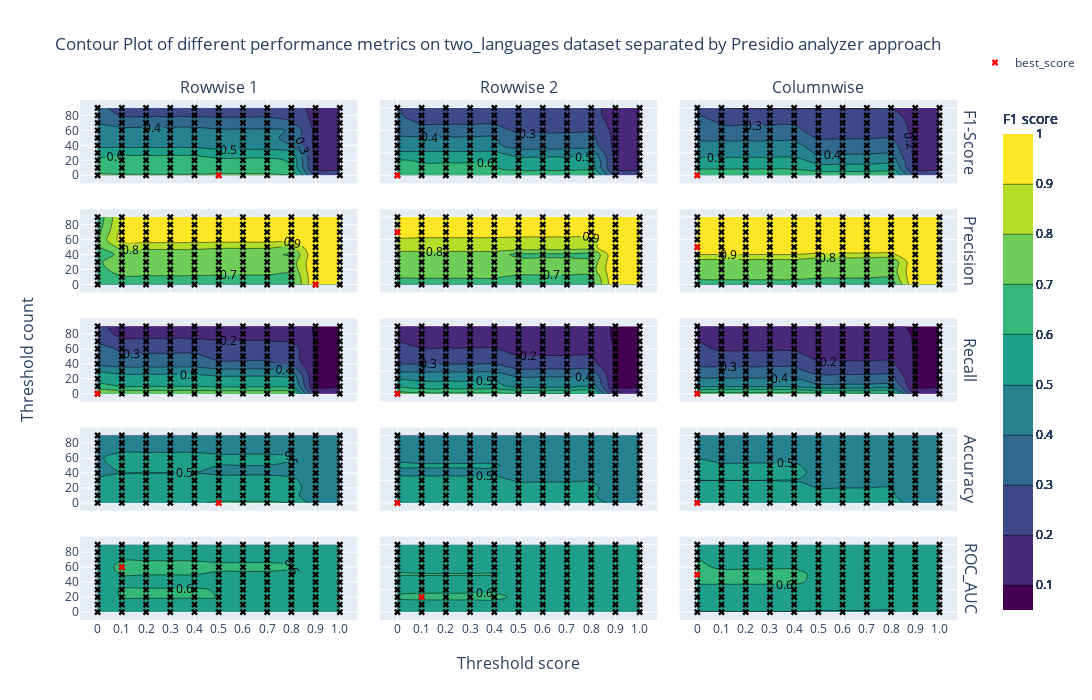
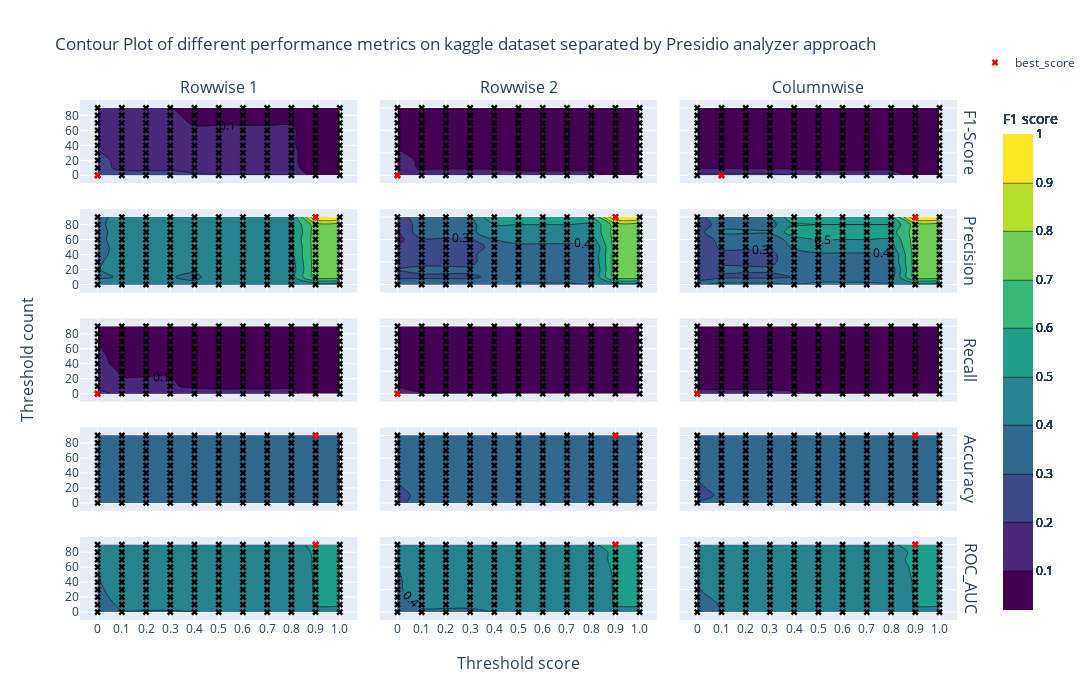
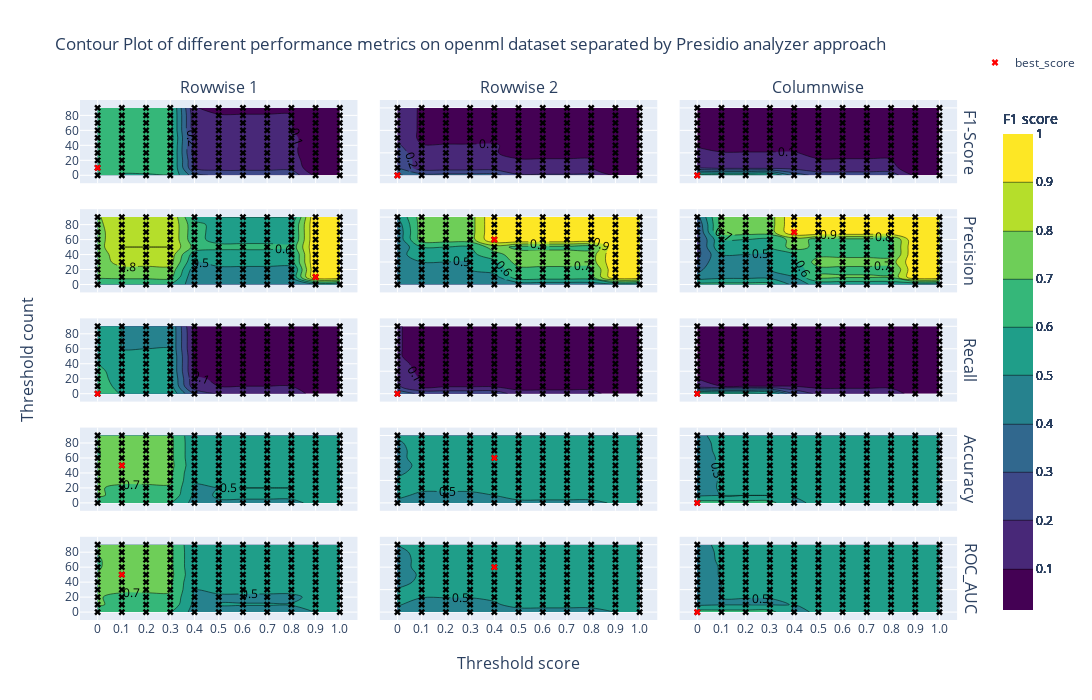
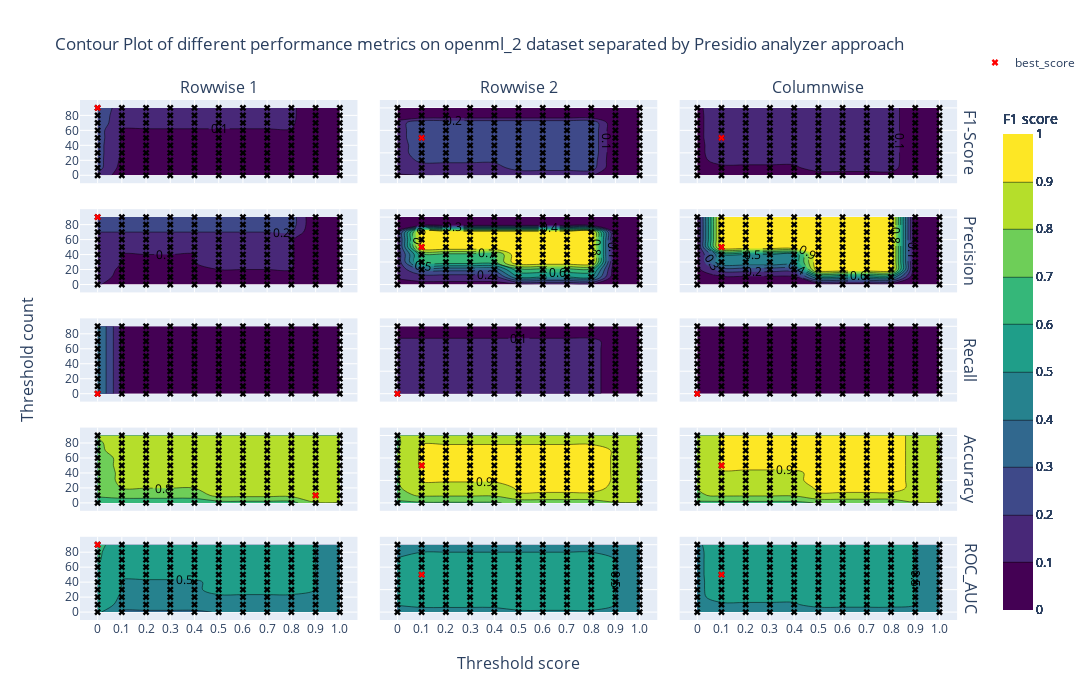

Write notebook code for charts like these, in order.
### Code cell
df_lan = pd.concat([df_rowwise1_lan, df_rowwise2_lan, df_columnwise_lan]).reset_index(drop=True)
df_kaggle = pd.concat([df_rowwise1_kaggle, df_rowwise2_kaggle, df_columnwise_kaggle]).reset_index(drop=True)
df_openml = pd.concat([df_rowwise1_openml, df_rowwise2_openml, df_columnwise_openml]).reset_index(drop=True)
df_openml_2 = pd.concat([df_rowwise1_openml_2, df_rowwise2_openml_2, df_columnwise_openml_2]).reset_index(drop=True)
df_medical = pd.concat([df_rowwise1_medical, df_rowwise2_medical, df_columnwise_medical]).reset_index(drop=True)


for (df, dataset) in zip([df_lan, df_kaggle, df_openml, df_openml_2, df_medical], ["two_languages", "kaggle", "openml", "openml_2", "medical"]):
    z_values = []
    for s in ["f1", "precision", "recall", "accuracy", "roc_auc"]:
        z_values.append(max(df[f'{s}']))
        z_values.append(min(df[f'{s}']))

    zmin = min(z_values)
    zmax = max(z_values)

    fig = make_subplots(
        rows=5, cols=3, row_titles=("F1-Score", "Precision", "Recall", "Accuracy", "ROC_AUC"), column_titles=("Rowwise 1", "Rowwise 2", "Columnwise"),
        shared_xaxes=True, shared_yaxes=True, vertical_spacing=0.05, horizontal_spacing=0.025, x_title="Threshold score", y_title="Threshold count",
        specs=[[{"type": "contour"}, {"type": "contour"}, {"type": "contour"}],
            [{"type": "contour"}, {"type": "contour"}, {"type": "contour"}],
            [{"type": "contour"}, {"type": "contour"}, {"type": "contour"}],
            [{"type": "contour"}, {"type": "contour"}, {"type": "contour"}],
            [{"type": "contour"}, {"type": "contour"}, {"type": "contour"}]]
    )

    for e, i in enumerate([110, 220, 330]):
        for ee, s in enumerate(["f1", "precision", "recall", "accuracy", "roc_auc"]):
            start_idx = e * 110
            end_idx = start_idx + 110
            df_subset = df.iloc[start_idx:end_idx]
            Z = np.array(df_subset.pivot(index='threshold_count', columns='threshold_score', values=f'{s}'))
            threshold_scores = sorted(df_subset['threshold_score'].unique())
            threshold_counts = sorted(df_subset['threshold_count'].unique())

            fig.add_trace(go.Contour(z=Z, x=threshold_scores, y=threshold_counts, colorscale="Viridis", zmin=zmin, zmax=zmax,
                colorbar=dict(title="F1 score"), contours=dict(showlabels=True)), row=ee+1, col=e+1)

            hover_text = [f"x: {x}, y: {y}, z: {z}" for x, y, z in zip(df_subset['threshold_score'],df_subset['threshold_count'],df_subset[f'{s}'])]

            fig.add_trace(go.Scatter(
                x=df_subset['threshold_score'], y=df_subset['threshold_count'], mode='markers', marker=dict(color='black', symbol='x'),
                text=hover_text, hoverinfo="text", showlegend=False), row=ee+1, col=e+1)

            df_subset[f'{s}']
            max_micro_f1_index = df_subset[f'{s}'].idxmax()  
            max_micro_f1_row = df.loc[max_micro_f1_index]
            max_threshold_score = max_micro_f1_row['threshold_score']
            max_threshold_count = max_micro_f1_row['threshold_count']
            max_micro_f1_score = max_micro_f1_row[f'{s}']
            
            hover_text = [f"x: {x}, y: {y}, z: {z}" for x, y, z in zip([max_threshold_score],[max_threshold_count],[max_micro_f1_score])]
            fig.add_trace(go.Scatter(x=[max_threshold_score], y=[max_threshold_count], marker=dict(color='red', symbol='x'), showlegend=True if e == 0 and ee == 0 else False,
                            mode="markers", text=hover_text, hoverinfo="text", name="best_score", legendgroup="best"), row=ee+1, col=e+1)

    fig.update_layout(
        title=f"Contour Plot of different performance metrics on {dataset} dataset separated by Presidio analyzer approach",
        legend=dict(x=1,y=1.1),
        height=700,
        width=1200
    )

    fig.show()
